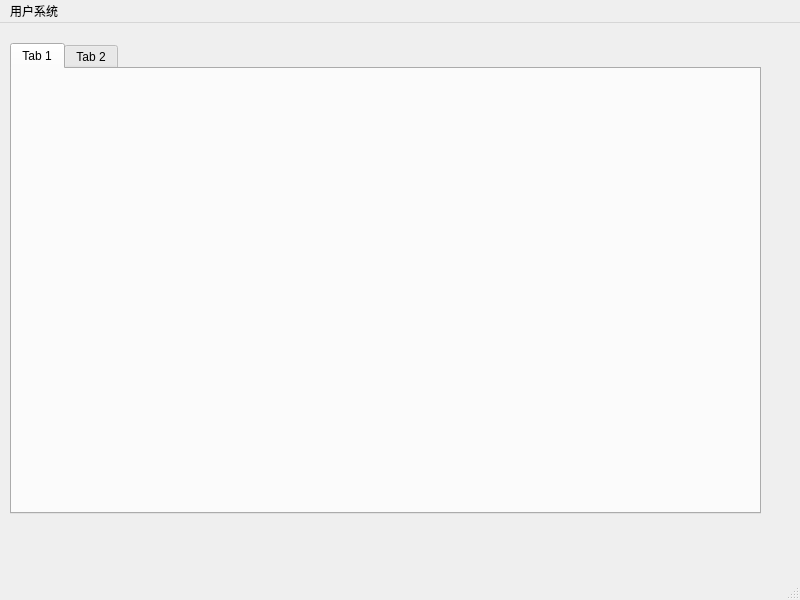
<?xml version="1.0" encoding="UTF-8"?>
<ui version="4.0">
 <class>UserSystem</class>
 <widget class="QMainWindow" name="UserSystem">
  <property name="geometry">
   <rect>
    <x>0</x>
    <y>0</y>
    <width>800</width>
    <height>600</height>
   </rect>
  </property>
  <property name="windowTitle">
   <string>MainWindow</string>
  </property>
  <widget class="QWidget" name="centralwidget">
   <widget class="QTabWidget" name="tabWidget">
    <property name="geometry">
     <rect>
      <x>10</x>
      <y>20</y>
      <width>751</width>
      <height>471</height>
     </rect>
    </property>
    <widget class="QWidget" name="tab">
     <attribute name="title">
      <string>Tab 1</string>
     </attribute>
    </widget>
    <widget class="QWidget" name="tab_2">
     <attribute name="title">
      <string>Tab 2</string>
     </attribute>
    </widget>
   </widget>
  </widget>
  <widget class="QMenuBar" name="menubar">
   <property name="geometry">
    <rect>
     <x>0</x>
     <y>0</y>
     <width>800</width>
     <height>18</height>
    </rect>
   </property>
   <widget class="QMenu" name="menu">
    <property name="title">
     <string>用户系统</string>
    </property>
   </widget>
   <addaction name="menu"/>
  </widget>
  <widget class="QStatusBar" name="statusbar"/>
 </widget>
 <resources/>
 <connections/>
</ui>
